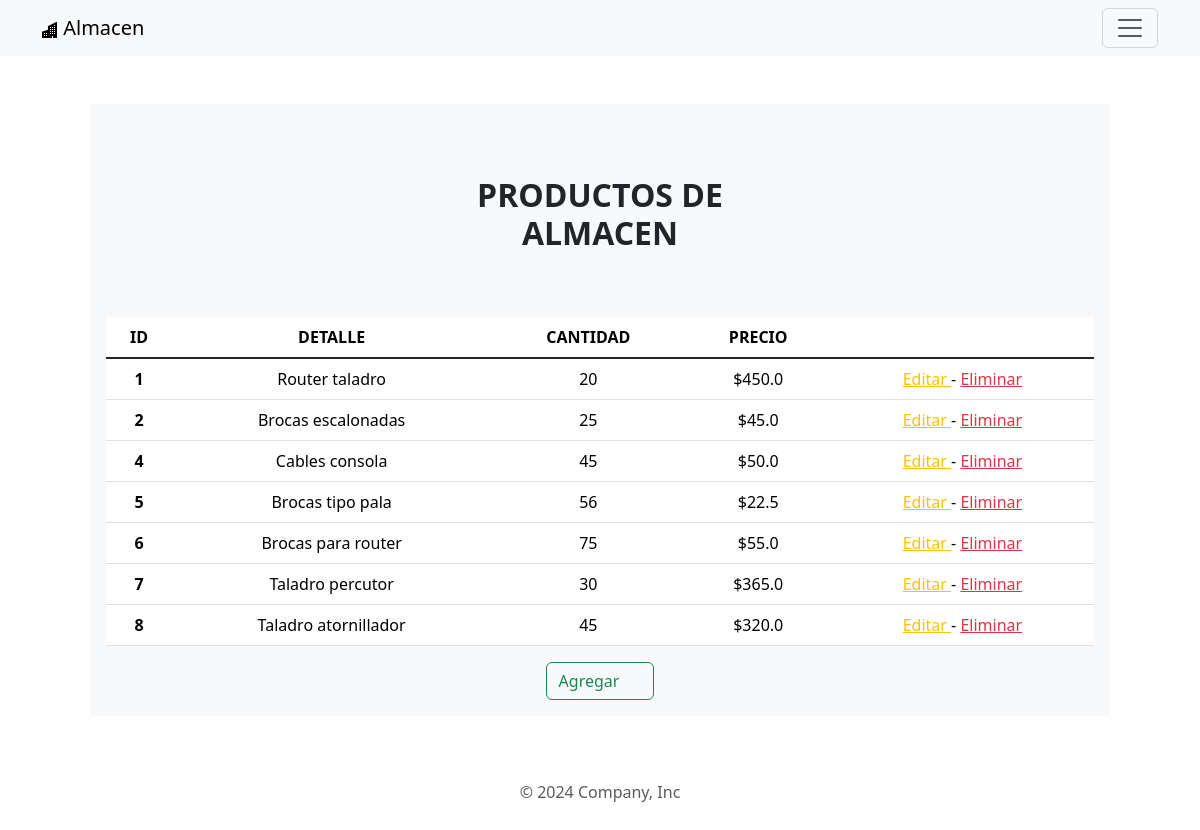
The page /productos on the database its author committed.
### tables this page shows
CREATE TABLE producto (
            id INTEGER PRIMARY KEY AUTOINCREMENT,
            descripcion TEXT NOT NULL,
            cantidad INTEGER NOT NULL,
            precio REAL NOT NULL
        );

### app.py (the view)
@app.route('/productos')
def productos():
    conexion = sqlite3.connect('almacen.db')
    conexion.row_factory = sqlite3.Row
    cursor = conexion.cursor()
    cursor.execute("SELECT * FROM producto")
    productos = cursor.fetchall()
    return render_template('productos/index.html',productos = productos)

### templates/productos/index.html (shortened to what this page needs)
{% extends "layout.html" %}
{% block content %}
<div class="position-relative  p-3 p-md-3 m-md-5 text-center bg-body-tertiary">
    <div class="col-md-6 p-lg-5 mx-auto my-2">
        <h2 class="fw-bold">PRODUCTOS DE ALMACEN</h2>
    </div>
    {% if productos %}
    <table class="table">
        <thead>
          <th>ID</th>
          <th>DETALLE</th>
          <th>CANTIDAD</th>
          <th>PRECIO</th>
          <th></th>
        </thead>
        <tbody class="table-group-divider">
            {% for item in productos %}
          <tr>
            <th scope="row">{{ item['id'] }}</th>
            <td>{{ item['descripcion'] }}</td>
            <td>{{ item['cantidad'] }}</td>
            <td>${{ item['precio'] }}</td>
            <td>
                <a href="/producto/edit/{{ item['id']}}" class="link-warning">Editar  </a> -
                <a href="/producto/delete/{{ item['id'] }}" onclick="return(confirm('Esta seguro que quiere eliminar este producto ??'))" class="link-danger"> Eliminar</a>
            </td>
          </tr>
          {% endfor %}
        </tbody>
    </table>
    <div class="overflow-hidden col-lg-8 mx-auto">
        <a class="icon-link btn btn-outline-success" href="{{ url_for('nuevo') }}">Agregar<svg class="bi bi-chevron-right"><use xlink:href="#chevron-right"></use></svg></a>
    </div>
    {% endif %}
</div>
{% endblock %}

### templates/layout.html (shortened to what this page needs)
<!doctype html>
<html lang="en">
  <head>
    <link href="https://cdn.jsdelivr.net/npm/bootstrap@5.3.3/dist/css/bootstrap.min.css" rel="stylesheet">
    <link rel="stylesheet" href="static/css/style.css">
  </head>
  <body>
    <nav class="navbar bg-body-tertiary">
        <div class="container">
          <a class="navbar-brand" href="#"> Almacen</a>
          <button class="navbar-toggler" type="button" data-bs-toggle="offcanvas" data-bs-target="#offcanvasNavbar" aria-controls="offcanvasNavbar" aria-label="Toggle navigation">
            <span class="navbar-toggler-icon"></span>
          </button>
        </div>
    </nav>
    <section class="container">
        {% block content %}
        {% endblock %}
    </section>
    <div class="container mt-3">
        <footer class="py-3 my-4">
          <p class="text-center text-body-secondary">© 2024 Company, Inc</p>
        </footer>
    </div>
  </body>
</html>

### static/css/style.css (style rules this page uses)
.fw-bold { font-weight: 700 !important; }
.h1, .h2, .h3, .h4, .h5, .h6, h1, h2, h3, h4, h5, h6 { margin-top: 0; margin-bottom: .5rem; font-weight: 500; line-height: 1.2; color: var(--bs-heading-color); }
.bg-body-tertiary { --bs-bg-opacity: 1; background-color: rgba(var(--bs-tertiary-bg-rgb), var(--bs-bg-opacity)) !important; }
.text-center { text-align: center !important; }
body { margin: 0; font-family: var(--bs-body-font-family); font-size: var(--bs-body-font-size); font-weight: var(--bs-body-font-weight); line-height: var(--bs-body-line-height); color: var(--bs-body-color); text-align: var(--bs-body-text-align); background-color: var(--bs-body-bg); -webkit-text-size-adjust: 100%; -webkit-tap-highlight-color: transparent; }
:root { --bs-breakpoint-xs: 0; --bs-breakpoint-sm: 576px; --bs-breakpoint-md: 768px; --bs-breakpoint-lg: 992px; --bs-breakpoint-xl: 1200px; --bs-breakpoint-xxl: 1400px; }

### rows shown on the page
producto: id "1", descripcion "Router taladro", cantidad "20", precio "450.0"
producto: id "2", descripcion "Brocas escalonadas", cantidad "25", precio "45.0"
producto: id "4", descripcion "Cables consola", cantidad "45", precio "50.0"
producto: id "5", descripcion "Brocas tipo pala", cantidad "56", precio "22.5"
producto: id "6", descripcion "Brocas para router", cantidad "75", precio "55.0"
producto: id "7", descripcion "Taladro percutor", cantidad "30", precio "365.0"
producto: id "8", descripcion "Taladro atornillador", cantidad "45", precio "320.0"
